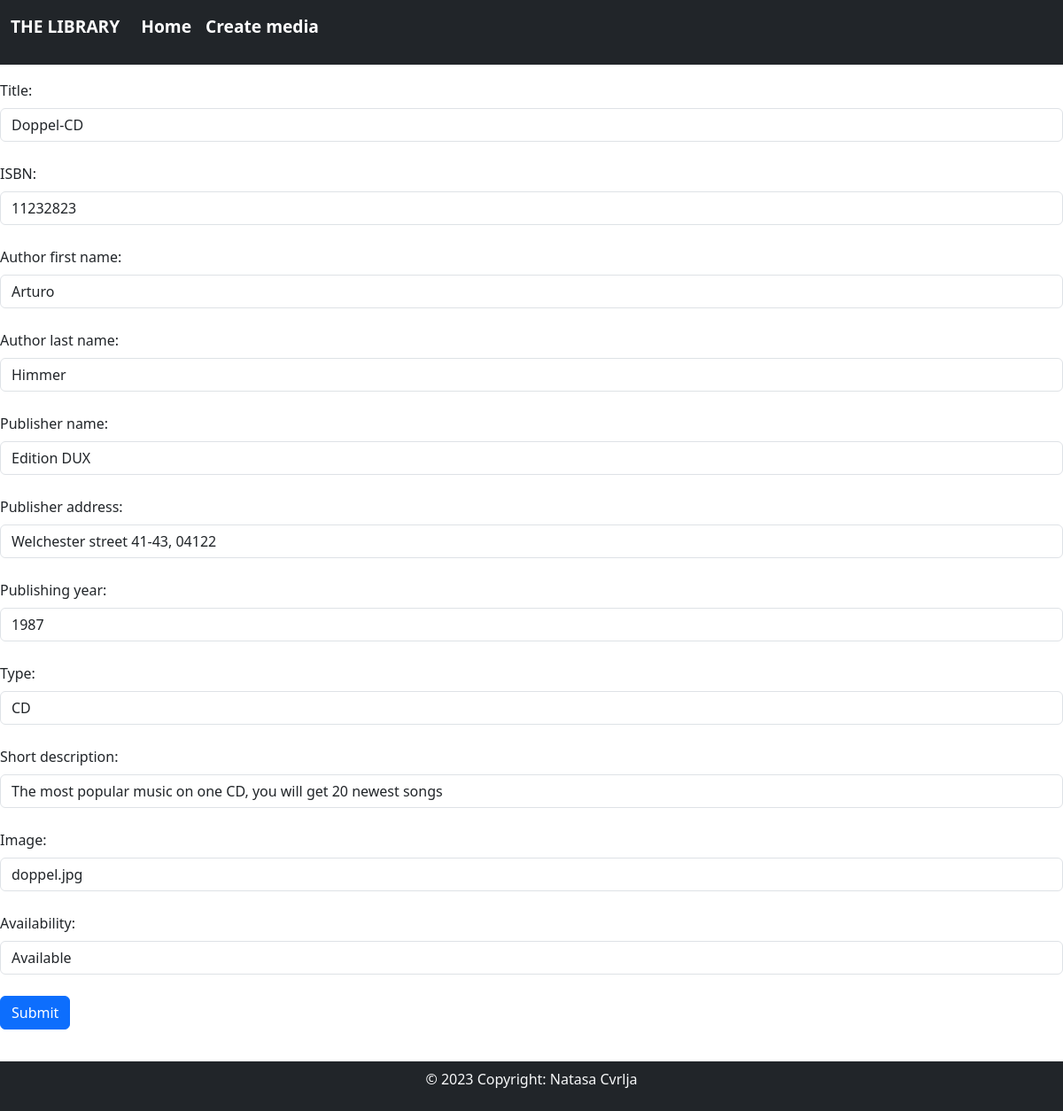
The page /update.php?id=6 on the database its author committed.
### tables this page shows
CREATE TABLE `library` (
  `id` int(11) NOT NULL,
  `title` varchar(225) NOT NULL,
  `image` varchar(200) NOT NULL,
  `isbn` int(30) NOT NULL,
  `type` varchar(225) NOT NULL,
  `short_description` varchar(250) NOT NULL,
  `author_firstName` varchar(50) NOT NULL,
  `author_lastName` varchar(50) NOT NULL,
  `publisher_name` varchar(50) NOT NULL,
  `publisher_addres` varchar(50) NOT NULL,
  `publisher_date` int(11) NOT NULL,
  `availability` enum('Available','Reserved') NOT NULL DEFAULT 'Available'
);

### update.php (the view, shortened to what this page needs)
<?php
    require_once "db_connect.php";
    $id = $_GET["id"];
    $sql = "SELECT * FROM library WHERE id = $id";
    $result = mysqli_query($connect, $sql);
    $row = mysqli_fetch_assoc($result);
?>
<html lang="en">
<head>
    <link href="https://cdn.jsdelivr.net/npm/bootstrap@5.3.0/dist/css/bootstrap.min.css" rel="stylesheet">
</head>
<body>
<nav class="navbar navbar-expand-lg bg-dark fixed-top" style="padding-bottom: 20px; background-color: gray;">
  <div class="container-fluid">
    <a class="navbar-brand" href="#">The Library</a>
    <div class="collapse navbar-collapse" id="navbarNavDropdown">
      <ul class="navbar-nav">
        <li class="nav-item">
          <a class="nav-link" aria-current="page" href="index.php">Home</a>
        </li>
        <li class="nav-item">
          <a class="nav-link" href="create.php">Create media</a>
        </li>
      </ul>
    </div>
  </div>
</nav>
<form method="post" style="margin-top: 90px;">
    <label class="form-label" for="title">Title: </label>
    <input value="<?= $row["title"] ?>" class="form-control" aria-describedby="title" type="text" name="title" id="title">
    <br>
    <label class="form-label" for="isbn">ISBN: </label>
    <input value="<?= $row["isbn"] ?>" class="form-control" aria-describedby="isbn" type="text" name="isbn" id="isbn">
    <br>
    <label class="form-label" for="authorfname">Author first name: </label>
    <input value="<?= $row["author_firstName"] ?>" class="form-control" aria-describedby="author_firstName" type="text" name="author_firstName" id="authorfname">
    <br>
    <label class="form-label" for="authorlname">Author last name: </label>
    <input value="<?= $row["author_lastName"] ?>" class="form-control" aria-describedby="author_lastName" type="text" name="author_lastName" id="authorlname">
    <br>
    <label class="form-label" for="publisher_name">Publisher name: </label>
    <input value="<?= $row["publisher_name"] ?>" class="form-control" aria-describedby="publisher_name" type="text" name="publisher_name" id="publisher_name">
    <br>
    <label class="form-label" for="publisher_addres">Publisher address: </label>
    <input value="<?= $row["publisher_addres"] ?>" class="form-control" aria-describedby="publisher_addres" type="text" name="publisher_addres" id="publisher_addres">
    <br>
    <label class="form-label" for="publisher_date">Publishing year: </label>
    <input value="<?= $row["publisher_date"] ?>" class="form-control" aria-describedby="publisher_date" type="text" name="publisher_date" id="publisher_date">
    <br>
    <label class="form-label" for="type">Type: </label>
    <input value="<?= $row["type"] ?>" class="form-control" aria-describedby="type" type="text" name="type" id="type">
    <br>
    <label class="form-label" for="short_description">Short description: </label>
    <input value="<?= $row["short_description"] ?>" class="form-control" aria-describedby="short_description" type="text" name="short_description" id="short_description">
    <br>
    <label class="form-label" for="image">Image: </label>
    <input value="<?= $row["image"] ?>" class="form-control" aria-describedby="image" type="text" name="image" id="image">
    <br>
    <label class="form-label" for="availability">Availability: </label>
    <input value="<?= $row["availability"] ?>" class="form-control" aria-describedby="availability" type="text" name="availability" id="availability">
    <br>
    <button type="submit" name="update" class="btn btn-primary">Submit</button>
</form>
<footer class="text-center" style="margin-top: 3%;">
    <div class="text-center text-light p-2 bg-dark">
    <p class="text-light"> © 2023 Copyright: Natasa Cvrlja</p>
    </div>
</footer>
</body>
</html>

### update.php (style rules this page uses)
.navbar .nav-item .nav-link { font-size: larger; font-weight: bold; color: white; }
.navbar .navbar-brand { font-size: larger; font-weight: bold; text-transform: uppercase; color: white; }

### rows shown on the page
library: title "Doppel-CD", isbn "11232823", author_firstName "Arturo", author_lastName "Himmer", publisher_name "Edition DUX", publisher_addres "Welchester street 41-43, 04122", publisher_date "1987", type "CD", short_description "The most popular music on one CD, you will get 20 newest songs", image "doppel.jpg", availability "Available"
